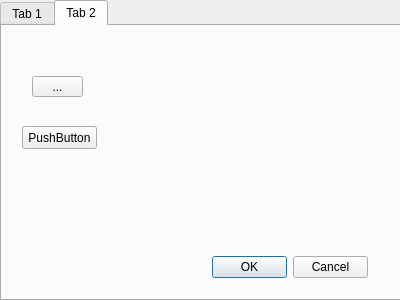
<?xml version="1.0" encoding="UTF-8"?>
<ui version="4.0">
 <class>Form</class>
 <widget class="QWidget" name="Form">
  <property name="geometry">
   <rect>
    <x>0</x>
    <y>0</y>
    <width>400</width>
    <height>300</height>
   </rect>
  </property>
  <property name="windowTitle">
   <string>Form</string>
  </property>
  <widget class="QTabWidget" name="tabWidget">
   <property name="geometry">
    <rect>
     <x>0</x>
     <y>0</y>
     <width>401</width>
     <height>301</height>
    </rect>
   </property>
   <property name="currentIndex">
    <number>1</number>
   </property>
   <widget class="QWidget" name="tab">
    <attribute name="title">
     <string>Tab 1</string>
    </attribute>
    <widget class="QPushButton" name="pushButton">
     <property name="geometry">
      <rect>
       <x>310</x>
       <y>240</y>
       <width>75</width>
       <height>23</height>
      </rect>
     </property>
     <property name="text">
      <string>OK</string>
     </property>
    </widget>
    <widget class="QPlainTextEdit" name="plainTextEdit">
     <property name="geometry">
      <rect>
       <x>10</x>
       <y>20</y>
       <width>341</width>
       <height>31</height>
      </rect>
     </property>
    </widget>
    <widget class="QCheckBox" name="checkBox">
     <property name="geometry">
      <rect>
       <x>20</x>
       <y>70</y>
       <width>71</width>
       <height>18</height>
      </rect>
     </property>
     <property name="text">
      <string>CheckBox</string>
     </property>
    </widget>
    <widget class="QCheckBox" name="checkBox_2">
     <property name="geometry">
      <rect>
       <x>20</x>
       <y>100</y>
       <width>71</width>
       <height>18</height>
      </rect>
     </property>
     <property name="text">
      <string>CheckBox</string>
     </property>
    </widget>
   </widget>
   <widget class="QWidget" name="tab_2">
    <attribute name="title">
     <string>Tab 2</string>
    </attribute>
    <widget class="QDialogButtonBox" name="buttonBox">
     <property name="geometry">
      <rect>
       <x>210</x>
       <y>230</y>
       <width>156</width>
       <height>23</height>
      </rect>
     </property>
     <property name="standardButtons">
      <set>QDialogButtonBox::Cancel|QDialogButtonBox::Ok</set>
     </property>
    </widget>
    <widget class="QToolButton" name="toolButton">
     <property name="geometry">
      <rect>
       <x>30</x>
       <y>50</y>
       <width>51</width>
       <height>21</height>
      </rect>
     </property>
     <property name="text">
      <string>...</string>
     </property>
    </widget>
    <widget class="QPushButton" name="pushButton_2">
     <property name="geometry">
      <rect>
       <x>20</x>
       <y>100</y>
       <width>75</width>
       <height>23</height>
      </rect>
     </property>
     <property name="text">
      <string>PushButton</string>
     </property>
    </widget>
   </widget>
  </widget>
 </widget>
 <resources/>
 <connections/>
</ui>
